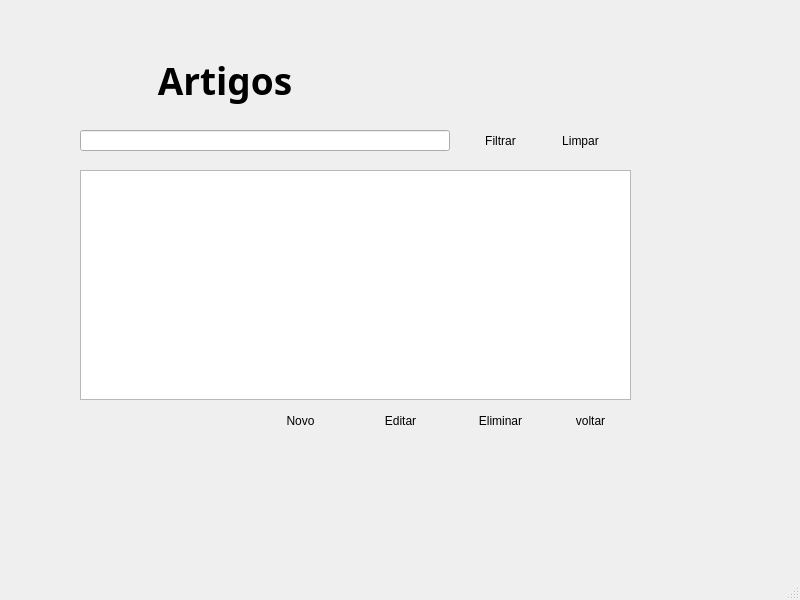
<?xml version="1.0" encoding="UTF-8"?>
<ui version="4.0">
 <class>MainWindow</class>
 <widget class="QMainWindow" name="MainWindow">
  <property name="geometry">
   <rect>
    <x>0</x>
    <y>0</y>
    <width>800</width>
    <height>600</height>
   </rect>
  </property>
  <property name="windowTitle">
   <string>MainWindow</string>
  </property>
  <widget class="QWidget" name="centralwidget">
   <widget class="QTableView" name="tableView">
    <property name="geometry">
     <rect>
      <x>80</x>
      <y>170</y>
      <width>551</width>
      <height>230</height>
     </rect>
    </property>
   </widget>
   <widget class="QPushButton" name="pushButton_2">
    <property name="geometry">
     <rect>
      <x>450</x>
      <y>130</y>
      <width>101</width>
      <height>21</height>
     </rect>
    </property>
    <property name="text">
     <string>Filtrar</string>
    </property>
    <property name="icon">
     <iconset>
      <normaloff>imagens/filtrar.png</normaloff>imagens/filtrar.png</iconset>
    </property>
    <property name="flat">
     <bool>true</bool>
    </property>
   </widget>
   <widget class="QPushButton" name="pushButton_voltar">
    <property name="geometry">
     <rect>
      <x>540</x>
      <y>410</y>
      <width>101</width>
      <height>21</height>
     </rect>
    </property>
    <property name="text">
     <string>voltar</string>
    </property>
    <property name="icon">
     <iconset>
      <normaloff>imagens/voltar.png</normaloff>imagens/voltar.png</iconset>
    </property>
    <property name="flat">
     <bool>true</bool>
    </property>
   </widget>
   <widget class="QPushButton" name="pushButton_3">
    <property name="geometry">
     <rect>
      <x>530</x>
      <y>130</y>
      <width>101</width>
      <height>21</height>
     </rect>
    </property>
    <property name="text">
     <string>Limpar</string>
    </property>
    <property name="icon">
     <iconset>
      <normaloff>imagens/limpar.png</normaloff>imagens/limpar.png</iconset>
    </property>
    <property name="flat">
     <bool>true</bool>
    </property>
   </widget>
   <widget class="QPushButton" name="pushButton_4">
    <property name="geometry">
     <rect>
      <x>350</x>
      <y>410</y>
      <width>101</width>
      <height>21</height>
     </rect>
    </property>
    <property name="text">
     <string>Editar</string>
    </property>
    <property name="icon">
     <iconset>
      <normaloff>imagens/editar.png</normaloff>imagens/editar.png</iconset>
    </property>
    <property name="flat">
     <bool>true</bool>
    </property>
   </widget>
   <widget class="QPushButton" name="pushButton_7">
    <property name="geometry">
     <rect>
      <x>250</x>
      <y>410</y>
      <width>101</width>
      <height>21</height>
     </rect>
    </property>
    <property name="text">
     <string>Novo</string>
    </property>
    <property name="icon">
     <iconset>
      <normaloff>imagens/novo.png</normaloff>imagens/novo.png</iconset>
    </property>
    <property name="flat">
     <bool>true</bool>
    </property>
   </widget>
   <widget class="QPushButton" name="pushButton_6">
    <property name="geometry">
     <rect>
      <x>450</x>
      <y>410</y>
      <width>101</width>
      <height>21</height>
     </rect>
    </property>
    <property name="text">
     <string>Eliminar</string>
    </property>
    <property name="icon">
     <iconset>
      <normaloff>imagens/excluir.png</normaloff>imagens/excluir.png</iconset>
    </property>
    <property name="flat">
     <bool>true</bool>
    </property>
   </widget>
   <widget class="QLabel" name="label">
    <property name="geometry">
     <rect>
      <x>130</x>
      <y>50</y>
      <width>190</width>
      <height>61</height>
     </rect>
    </property>
    <property name="font">
     <font>
      <family>Arial Black</family>
      <pointsize>28</pointsize>
      <weight>75</weight>
      <bold>true</bold>
     </font>
    </property>
    <property name="text">
     <string>Artigos</string>
    </property>
    <property name="alignment">
     <set>Qt::AlignCenter</set>
    </property>
   </widget>
   <widget class="QLineEdit" name="lineEdit">
    <property name="geometry">
     <rect>
      <x>80</x>
      <y>130</y>
      <width>370</width>
      <height>21</height>
     </rect>
    </property>
   </widget>
   <widget class="QLabel" name="label_2">
    <property name="geometry">
     <rect>
      <x>80</x>
      <y>60</y>
      <width>60</width>
      <height>50</height>
     </rect>
    </property>
    <property name="text">
     <string/>
    </property>
    <property name="pixmap">
     <pixmap>imagens/produtos.png</pixmap>
    </property>
    <property name="scaledContents">
     <bool>true</bool>
    </property>
   </widget>
  </widget>
  <widget class="QMenuBar" name="menubar">
   <property name="geometry">
    <rect>
     <x>0</x>
     <y>0</y>
     <width>800</width>
     <height>21</height>
    </rect>
   </property>
  </widget>
  <widget class="QStatusBar" name="statusbar"/>
 </widget>
 <resources/>
 <connections/>
</ui>
